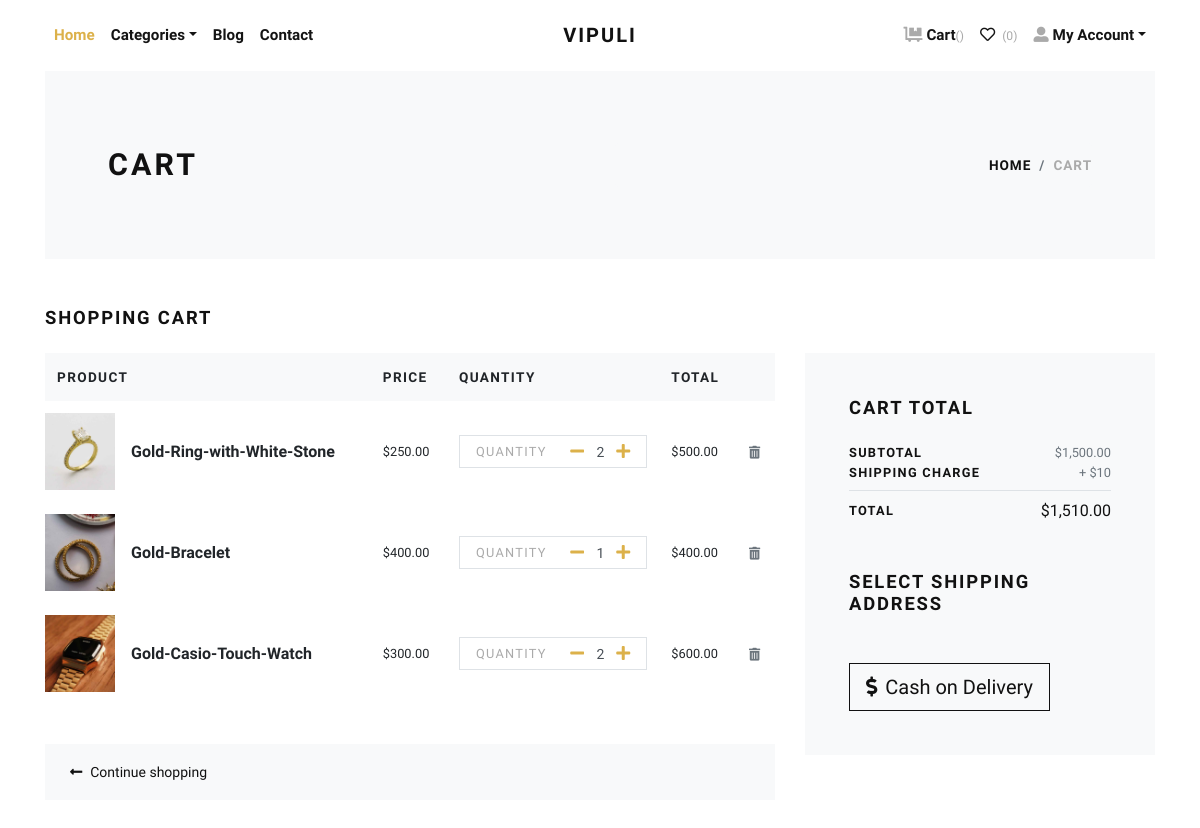
The app's page /cart/ (signed in), older data.
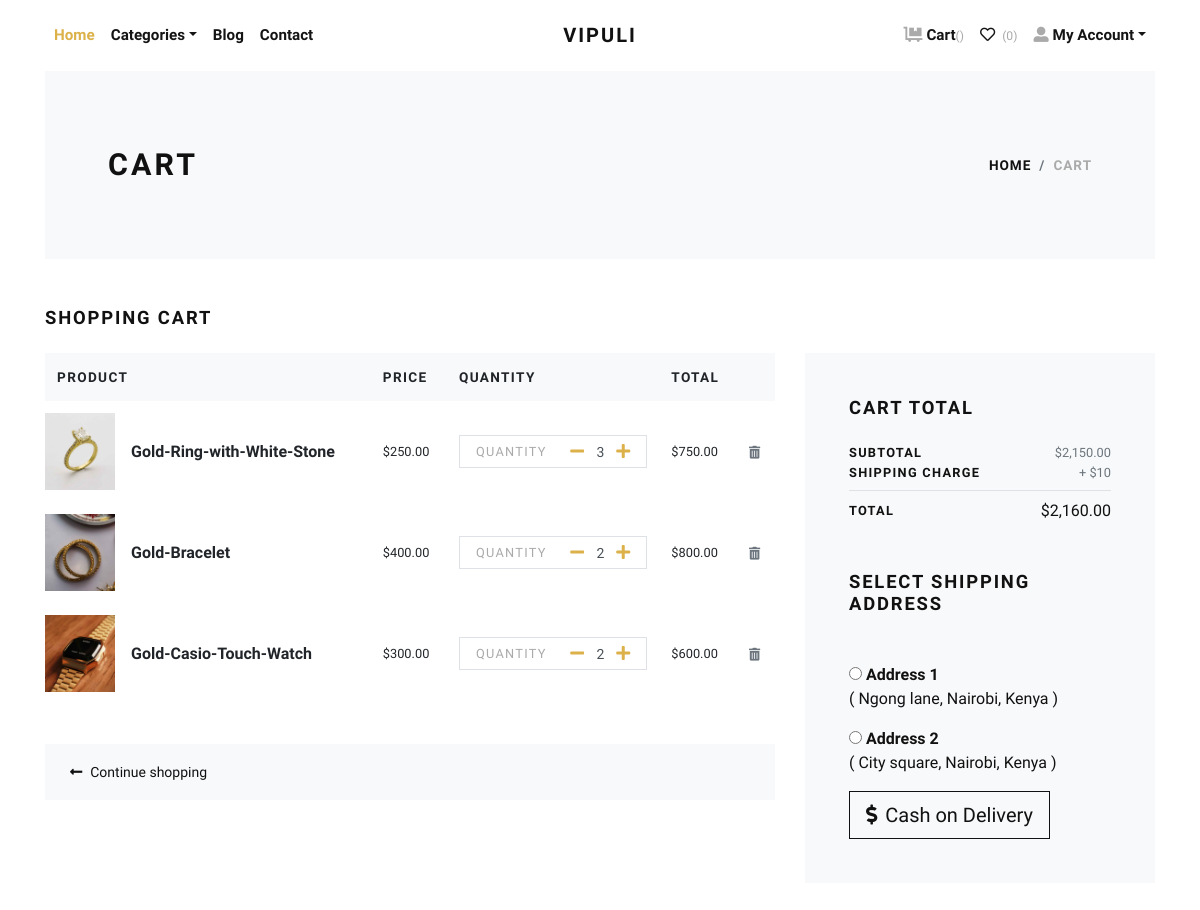
The same page, newer data.
### store/models.py (models this page shows, shortened)
class Cart(models.Model):
    user = models.ForeignKey(User, verbose_name="User", on_delete=models.CASCADE)
    product = models.ForeignKey(Product, verbose_name="Product", on_delete=models.CASCADE)
    quantity = models.PositiveIntegerField(default=1, verbose_name="Quantity")
    created_at = models.DateTimeField(auto_now_add=True, verbose_name="Created Date")
    updated_at = models.DateTimeField(auto_now=True, verbose_name="Updated Date")
    @property
    def total_price(self):
        return self.quantity * self.product.price

class Product(models.Model):
    title = models.CharField(max_length=150, verbose_name="Product Title")
    slug = models.SlugField(max_length=160, verbose_name="Product Slug")
    sku = models.CharField(max_length=255, unique=True, verbose_name="Unique Product ID (SKU)")
    short_description = models.TextField(verbose_name="Short Description")
    detail_description = models.TextField(blank=True, null=True, verbose_name="Detail Description")
    product_image = models.ImageField(upload_to='product', blank=True, null=True, verbose_name="Product Image")
    price = models.DecimalField(max_digits=8, decimal_places=2)
    category = models.ForeignKey(Category, verbose_name="Product Categoy", on_delete=models.CASCADE)
    is_active = models.BooleanField(verbose_name="Is Active?")
    is_featured = models.BooleanField(verbose_name="Is Featured?")
    created_at = models.DateTimeField(auto_now_add=True, verbose_name="Created Date")
    updated_at = models.DateTimeField(auto_now=True, verbose_name="Updated Date")
    class Meta:
        verbose_name_plural = 'Products'
        ordering = ('-created_at', )

class Address(models.Model):
    user = models.ForeignKey(User, verbose_name="User", on_delete=models.CASCADE)
    locality = models.CharField(max_length=150, verbose_name="Nearest Location")
    city = models.CharField(max_length=150, verbose_name="City")
    state = models.CharField(max_length=150, verbose_name="State")

### store/views.py (the view)
# urls.py: path('cart/', views.cart, name="cart"),
@login_required
def cart(request):
    user = request.user
    cart_products = Cart.objects.filter(user=user)
    amount = decimal.Decimal(0)
    shipping_amount = decimal.Decimal(10)
    cp = [p for p in Cart.objects.all() if p.user==user]
    if cp:
        for p in cp:
            temp_amount = (p.quantity * p.product.price)
            amount += temp_amount
    addresses = Address.objects.filter(user=user)
    context = {
        'cart_products': cart_products,
        'amount': amount,
        'shipping_amount': shipping_amount,
        'total_amount': amount + shipping_amount,
        'addresses': addresses,
    }
    return render(request, 'store/cart.html', context)

### templates/store/cart.html (shortened to what the changed rows need)
{% extends 'base.html' %}
{% load static %}
{% load humanize %}
    {% block content %}
      <div class="container">
        <section class="py-5 bg-light">
          <div class="container">
            <div class="row px-4 px-lg-5 py-lg-4 align-items-center">
              <div class="col-lg-6">
                <h1 class="h2 text-uppercase mb-0">Cart</h1>
              </div>
            </div>
          </div>
        </section>
        {% if cart_products %}
        <section class="py-5">
          <h2 class="h5 text-uppercase mb-4">Shopping cart</h2>
          <div class="row">
            <div class="col-lg-8 mb-4 mb-lg-0">
              <div class="table-responsive mb-4">
                <table class="table">
                  <thead class="bg-light">
                    <tr>
                      <th class="border-0" scope="col"> <strong class="text-small text-uppercase">Product</strong></th>
                      <th class="border-0" scope="col"> <strong class="text-small text-uppercase">Price</strong></th>
                      <th class="border-0" scope="col"> <strong class="text-small text-uppercase">Quantity</strong></th>
                      <th class="border-0" scope="col"> <strong class="text-small text-uppercase">Total</strong></th>
                      <th class="border-0" scope="col"> </th>
                    </tr>
                  </thead>
                  <tbody>
                    {% for cart_product in cart_products %}
                    <tr>
                      <th class="pl-0 border-0" scope="row">
                        <div class="media align-items-center">
                          {% if cart_product.product.product_image %}
                            <a class="reset-anchor d-block animsition-link" href="{% url 'store:product-detail' cart_product.product.slug %}"><img src="{{cart_product.product.product_image.url}}" alt="{{cart_product.product.title}}" width="70"/></a>
                          {% else %}
                            <a class="reset-anchor d-block animsition-link" href="{% url 'store:product-detail' cart_product.product.slug %}"><img src="{% static 'img/product-detail-3.jpg' %}" alt="{{cart_product.product.title}}" width="70"/></a>
                          {% endif %}
                          <div class="media-body ml-3"><strong class="h6"><a class="reset-anchor animsition-link" href="{% url 'store:product-detail' cart_product.product.slug %}">{{cart_product.product.title}}</a></strong></div>
                        </div>
                      </th>
                      <td class="align-middle border-0">
                        <p class="mb-0 small">${{cart_product.product.price}}</p>
                      </td>
                      <td class="align-middle border-0">
                        <div class="border d-flex align-items-center justify-content-between px-3"><span class="small text-uppercase text-gray headings-font-family">Quantity</span>
                          <div class="quantity">
                            <a href="{% url 'store:minus-cart' cart_product.id %}" class="dec-btn p-0 ml-2"><i class="fas fa-minus"></i></a>
                            <input class="form-control form-control-sm border-0 shadow-0 p-0" type="text" value="{{cart_product.quantity}}"/>
                            <a href="{% url 'store:plus-cart' cart_product.id %}" class="inc-btn p-0"><i class="fas fa-plus"></i></a>
                          </div>
                        </div>
                      </td>
                      <td class="align-middle border-0">
                        <p class="mb-0 small">${{cart_product.total_price|intcomma}}</p>
                      </td>
                      <td class="align-middle border-0"><a class="reset-anchor" href="{% url 'store:remove-cart' cart_product.id %}"><i class="fas fa-trash-alt small text-muted"></i></a></td>
                    </tr>
                    {% endfor %}
                  </tbody>
                </table>
              </div>
              <div class="bg-light px-4 py-3">
                <div class="row align-items-center text-center">
                  <div class="col-md-6 mb-3 mb-md-0 text-md-left"><a class="btn btn-link p-0 text-dark btn-sm" href="{% url 'store:home' %}"><i class="fas fa-long-arrow-alt-left mr-2"> </i>Continue shopping</a></div>
                </div>
              </div>
            </div>
            <div class="col-lg-4">
              <div class="card border-0 rounded-0 p-lg-4 bg-light">
                <div class="card-body">
                  <h5 class="text-uppercase mb-4">Cart total</h5>
                  <ul class="list-unstyled mb-0">
                    <li class="d-flex align-items-center justify-content-between"><strong class="text-uppercase small font-weight-bold">Subtotal</strong><span class="text-muted small">${{amount|intcomma}}</span></li>
                    <li class="d-flex align-items-center justify-content-between"><strong class="text-uppercase small font-weight-bold">Shipping Charge</strong><span class="text-muted small">+ ${{shipping_amount}}</span></li>
                    <li class="border-bottom my-2"></li>
                    <li class="d-flex align-items-center justify-content-between mb-4"><strong class="text-uppercase small font-weight-bold">Total</strong><span>${{total_amount|intcomma}}</span></li>
                  </ul>
                  <h5 class="text-uppercase my-5">Select Shipping Address</h5>
                  <form action="{% url 'store:checkout' %}" id="myform">
                    {% if addresses %}
                      {% for address in addresses %}
                        <div class="mb-3">
                        <input type="radio" name="address" value="{{address.id}}"> <strong>Address {{forloop.counter}}</strong> <br>
                        ( {{address.locality}}, {{address.city}}, {{address.state}} )
                        </div>
                      {% endfor %}
                      {% else %}
                      <a class="reset-anchor d-block animsition-link" href="{% url 'accounts/add-address/' %}">
                    {% endif %}
                    <button type="submit" class="btn btn-dark btn-lg btn-outline-dark" type="submit"> <i class="fas fa-dollar-sign mr-2"></i>Cash on Delivery</button>
                  </form>
                </div>
              </div>
            </div>
          </div>
        </section>
        {% else %}
          <div class="text-center py-5">
            <h3 class="mb-3">Your cart is empty.</h3>
            <a href="{% url 'store:home' %}"><i class="fas fa-long-arrow-alt-left mr-2"> </i>Continue shopping</a>
          </div>
        {% endif %}
      </div>
      {% endblock content %}

Row changes from the older to the newer data that the page shows:
changed Cart "Gold-Ring-with-White-Stone": quantity "2" → "3"; total_price "500.00" → "750.00"
changed Cart "Gold-Bracelet": quantity "1" → "2"; total_price "400.00" → "800.00"
added Address: locality "Ngong lane", city "Nairobi", state "Kenya"
added Address: locality "City square", city "Nairobi", state "Kenya"
Text that changed along with them:
{{ amount|intcomma }}: "1,500.00" → "2,150.00"
{{ total_amount|intcomma }}: "1,510.00" → "2,160.00"
